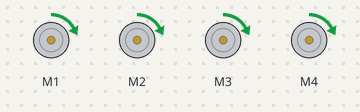
This sketch was run on a simulated Arduino Uno, built with avr-gcc and run on an emulated ATmega328P. Parts: 4 × DC motor (green arrow = forward, orange = backward, longer = faster).

Above: at 0.15 s.
At 4.94 s:
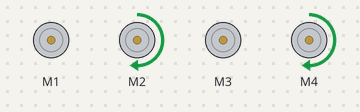
At 9.45 s:
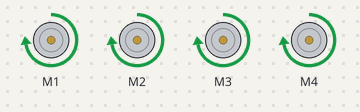
At 20.02 s:
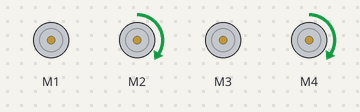
At 26.64 s:
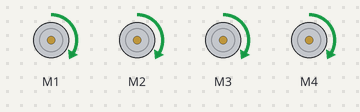
At 39.61 s:
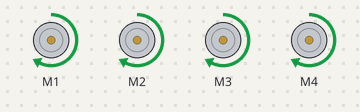
Timing chart, 0 to 40.0 s (numbered marks = the images above):
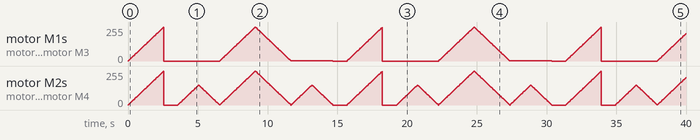

The sketch:

DCMotorTe.ino
```cpp
/*
This is a test sketch for the Adafruit assembled Motor Shield for Arduino v2
It won't work with v1.x motor shields! Only for the v2's with built in PWM
control

For use with the Adafruit Motor Shield v2
---->	http://www.adafruit.com/products/1438
*/

#include <Wire.h>
#include <Adafruit_MotorShield.h>
#include "utility/Adafruit_MS_PWMServoDriver.h"

// Create the motor shield object with the default I2C address
Adafruit_MotorShield AFMS = Adafruit_MotorShield();
// Or, create it with a different I2C address (say for stacking)
// Adafruit_MotorShield AFMS = Adafruit_MotorShield(0x61);

// Select which 'port' M1, M2, M3 or M4.
Adafruit_DCMotor *leftMotor = AFMS.getMotor(1); //In this case, M1
Adafruit_DCMotor *rightMotor = AFMS.getMotor(2);
Adafruit_DCMotor *LbackMotor = AFMS.getMotor(3);
Adafruit_DCMotor *RbackMotor = AFMS.getMotor(4);
// You can also make another motor on port M2
//Adafruit_DCMotor *myOtherMotor = AFMS.getMotor(2);

//What does this function do?
void setup() {

  AFMS.begin();  // create with the default frequency 1.6KHz
  //AFMS.begin(1000);  // OR with a different frequency, say 1KHz

  // Set the speed to start, from 0 (off) to 255 (max speed)
  leftMotor->setSpeed(255);
  rightMotor->setSpeed(255);
  LbackMotor->setSpeed(255);
  RbackMotor->setSpeed(255);
  leftMotor->run(FORWARD);
  rightMotor->run(FORWARD);
  LbackMotor->run(FORWARD);
  RbackMotor->run(FORWARD);

  // turn on motor
  leftMotor->run(RELEASE);
  rightMotor->run(RELEASE);
  LbackMotor->run(RELEASE);
  RbackMotor->run(RELEASE);
}

//Why is there a loop here if the speed has been set to 255 already?

void loop() {
  uint8_t i;


  leftMotor->run(FORWARD);
  rightMotor->run(FORWARD);
  LbackMotor->run(FORWARD);
  RbackMotor->run(FORWARD);
  for (i=0; i<255; i++) {
    leftMotor->setSpeed(i);
    rightMotor->setSpeed(i);
    LbackMotor->setSpeed(i);
    RbackMotor->setSpeed(i);
    delay(10);

  }


  leftMotor->run(RELEASE);
  rightMotor->run(RELEASE);
  LbackMotor->run(RELEASE);
  RbackMotor->run(RELEASE);
    delay(1000);


  rightMotor->run(FORWARD);
  RbackMotor->run(FORWARD);
    for (i=0; i<150; i++) {
    rightMotor->setSpeed(i);
    RbackMotor->setSpeed(i);
    delay(10);
  }
  for (i=150; i!=0; i--) {
    rightMotor->setSpeed(i);
    RbackMotor->setSpeed(i);
    delay(10);
  }


    leftMotor->run(FORWARD);
  rightMotor->run(FORWARD);
  LbackMotor->run(FORWARD);
  RbackMotor->run(FORWARD);
  for (i=0; i<255; i++) {
    leftMotor->setSpeed(i);
    rightMotor->setSpeed(i);
    LbackMotor->setSpeed(i);
    RbackMotor->setSpeed(i);
    delay(10);

  }
  for (i=255; i!=0; i--) {
    leftMotor->setSpeed(i);
    rightMotor->setSpeed(i);
    LbackMotor->setSpeed(i);
    RbackMotor->setSpeed(i);
    delay(10);
  }

rightMotor->run(FORWARD);
RbackMotor->run(FORWARD);
    for (i=0; i<150; i++) {
    rightMotor->setSpeed(i);
    RbackMotor->setSpeed(i);
    delay(10);
  }
  for (i=150; i!=0; i--) {
    rightMotor->setSpeed(i);
    RbackMotor->setSpeed(i);
    delay(10);
  }


  leftMotor->run(RELEASE);
  rightMotor->run(RELEASE);
  LbackMotor->run(RELEASE);
  RbackMotor->run(RELEASE);
    delay(1000);

}
```
